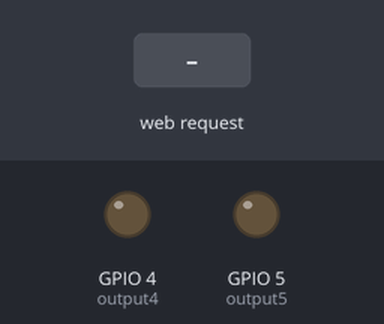
Bench run of a sketch on a simulated ESP8266 (NodeMCU). Parts: output pins drawn as LEDs (lit = HIGH). Inputs (shaded band) come from the test bench. WiFi joins after 1.5 s; servers stay silent unless stated; what the sketch prints to the serial monitor is not drawn.

Above: at 2.7 s.
2.8 s: HTTP request GET /5/on received
At 3.7 s:
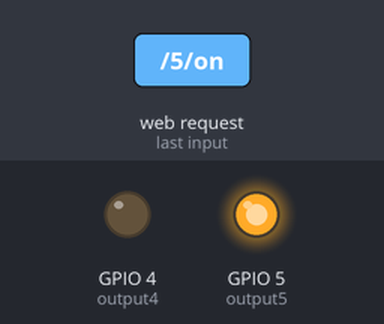
4.3 s: HTTP request GET /4/on received
At 4.7 s:
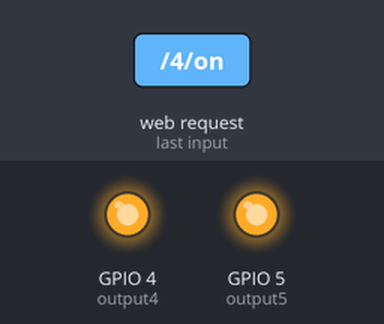
5.8 s: HTTP request GET /5/off received
At 7.0 s:
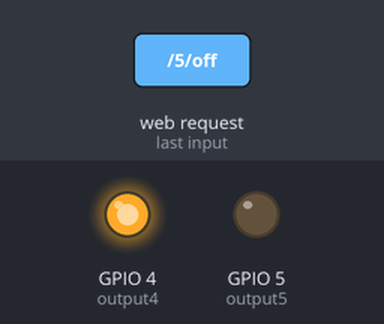
7.3 s: HTTP request GET /4/off received
At 8.2 s:
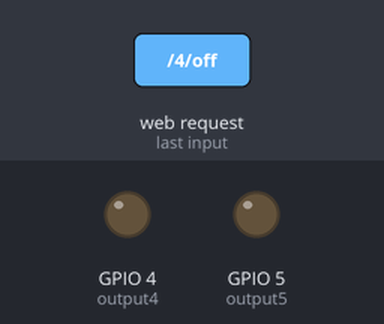
Timing chart, 0 to 9.8 s (numbered marks = the images above; inputs shaded):
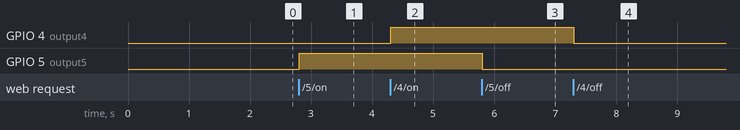

The sketch:

page_temp.ino
```cpp
/*********
  Rui Santos
  Complete project details at https://randomnerdtutorials.com
*********/

// Load Wi-Fi library
#include <ESP8266WiFi.h>

#include "test.h"

void setup() {
  Serial.begin(115200);
  WiFi_Setup();
}

void loop() {
  test_led();
}
```

test.cpp
```cpp
#include <Arduino.h>
#include <ESP8266WiFi.h>

// Variable -------------------------------------------------------------------------------------------------------------------------------------------------------------------------------

// Replace with your network credentials
const char* ssid     = "Sonometre";
const char* password = "012343210";

// Variable to store the HTTP request
String header;

// Set web server port number to 80
WiFiServer server(80);

// Assign output variables to GPIO pins
const int output5 = 5;
const int output4 = 4;
const int output3 = 3;

// Auxiliar variables to store the current output state
String output5State = "off";
String output4State = "off";
String output3State = "off";

// Current time
unsigned long currentTime = millis();
// Previous time
unsigned long previousTime = 0;
// Define timeout time in milliseconds (example: 2000ms = 2s)
const long timeoutTime = 2000;

// Fonction -------------------------------------------------------------------------------------------------------------------------------------------------------------------------------

void parle() {
  Serial.println("555555555555555555555555555555555555555555555555");
}

void WiFi_Setup() {
  // Initialize the output variables as outputs
  pinMode(output5, OUTPUT);
  pinMode(output4, OUTPUT);
  // Set outputs to LOW
  digitalWrite(output5, LOW);
  digitalWrite(output4, LOW);

  // Connect to Wi-Fi network with SSID and password
  Serial.print("Connecting to ");
  Serial.println(ssid);
  WiFi.begin(ssid, password);
  while (WiFi.status() != WL_CONNECTED) {
    delay(500);
    Serial.print(".");
  }
  // Print local IP address and start web server
  Serial.println("");
  Serial.println("WiFi connected.");
  Serial.println("IP address: ");
  Serial.println(WiFi.localIP());
  server.begin();
}

void test_led() {
  WiFiClient client = server.available();   // Listen for incoming clients

  if (client) {                             // If a new client connects,
    Serial.println("New Client.");          // print a message out in the serial port
    String currentLine = "";                // make a String to hold incoming data from the client
    currentTime = millis();
    previousTime = currentTime;
    while (client.connected() && currentTime - previousTime <= timeoutTime) { // loop while the client's connected
      currentTime = millis();
      if (client.available()) {             // if there's bytes to read from the client,
        char c = client.read();             // read a byte, then
        Serial.write(c);                    // print it out the serial monitor
        header += c;
        if (c == '\n') {                    // if the byte is a newline character
          // if the current line is blank, you got two newline characters in a row.
          // that's the end of the client HTTP request, so send a response:
          if (currentLine.length() == 0) {
            // HTTP headers always start with a response code (e.g. HTTP/1.1 200 OK)
            // and a content-type so the client knows what's coming, then a blank line:
            client.println("HTTP/1.1 200 OK");
            client.println("Content-type:text/html");
            client.println("Connection: close");
            client.println();

            // turns the GPIOs on and off
            if (header.indexOf("GET /5/on") >= 0) {
              Serial.println("GPIO 5 on");
              output5State = "on";
              Serial.println("555555555555555555555555555555555555555555555555");
              digitalWrite(output5, HIGH);
            } else if (header.indexOf("GET /5/off") >= 0) {
              Serial.println("GPIO 5 off");
              output5State = "off";
              digitalWrite(output5, LOW);
            } else if (header.indexOf("GET /4/on") >= 0) {
              Serial.println("GPIO 4 on");
              output4State = "on";
              digitalWrite(output4, HIGH);
            } else if (header.indexOf("GET /4/off") >= 0) {
              Serial.println("GPIO 4 off");
              output4State = "off";
              digitalWrite(output4, LOW);
            } else if (header.indexOf("GET /3/on") >= 0) {
              Serial.println("GPIO 3 on");
              output3State = "on";
              Serial.println("oui");
            } else if (header.indexOf("GET /3/off") >= 0) {
              Serial.println("GPIO 3 off");
              output3State = "off";
              Serial.println("non");
            }


      // page GPIO 3
            // Display the HTML web page
            client.println("<!DOCTYPE html><html>");
            client.println("<head><meta name=\"viewport\" content=\"width=device-width, initial-scale=1\">");
            client.println("<link rel=\"icon\" href=\"data:,\">");
            // CSS to style the on/off buttons
            // Feel free to change the background-color and font-size attributes to fit your preferences
            client.println("<style>html { font-family: Helvetica; display: inline-block; margin: 0px auto; text-align: center;}");
            client.println(".button { background-color: #195B6A; border: none; color: white; padding: 16px 40px;");
            client.println("text-decoration: none; font-size: 30px; margin: 2px; cursor: pointer;}");
            client.println(".button2 {background-color: #77878A;}</style></head>");

            // Web Page Heading
            client.println("<body><h1>ESP8266 Web Server</h1>");

          // GPIO 3
            // Display current state, and ON/OFF buttons for GPIO 3
            client.println("<p>GPIO 3 - State " + output3State + "</p>");
            // If the output5State is off, it displays the ON button
            if (output3State=="on") {
              client.println("<p><a href=\"/3/off\"><button class=\"button\">ON</button></a></p>");
            } else {
              client.println("<p><a href=\"/5/on\"><button class=\"button button2\">OFF</button></a></p>");
            }

            client.println("</body></html>");

            // The HTTP response ends with another blank line
            client.println();
            // Break out of the while loop
            break;
          } else { // if you got a newline, then clear currentLine
            currentLine = "";
          }
        } else if (c != '\r') {  // if you got anything else but a carriage return character,
          currentLine += c;      // add it to the end of the currentLine
        }
      }
    }
    // Clear the header variable
    header = "";
    // Close the connection
    client.stop();
    Serial.println("Client disconnected.");
    Serial.println("");
  }
}
```

test.h
```cpp
void parle();
void WiFi_Setup();
void test_led();
```

Measured:
- after the input at 2.8 s, GPIO 5 (output5): LOW → HIGH at once
- after the input at 4.3 s, GPIO 4 (output4): LOW → HIGH at once
- after the input at 5.8 s, GPIO 5 (output5): HIGH → LOW at once
- after the input at 7.3 s, GPIO 4 (output4): HIGH → LOW at once
